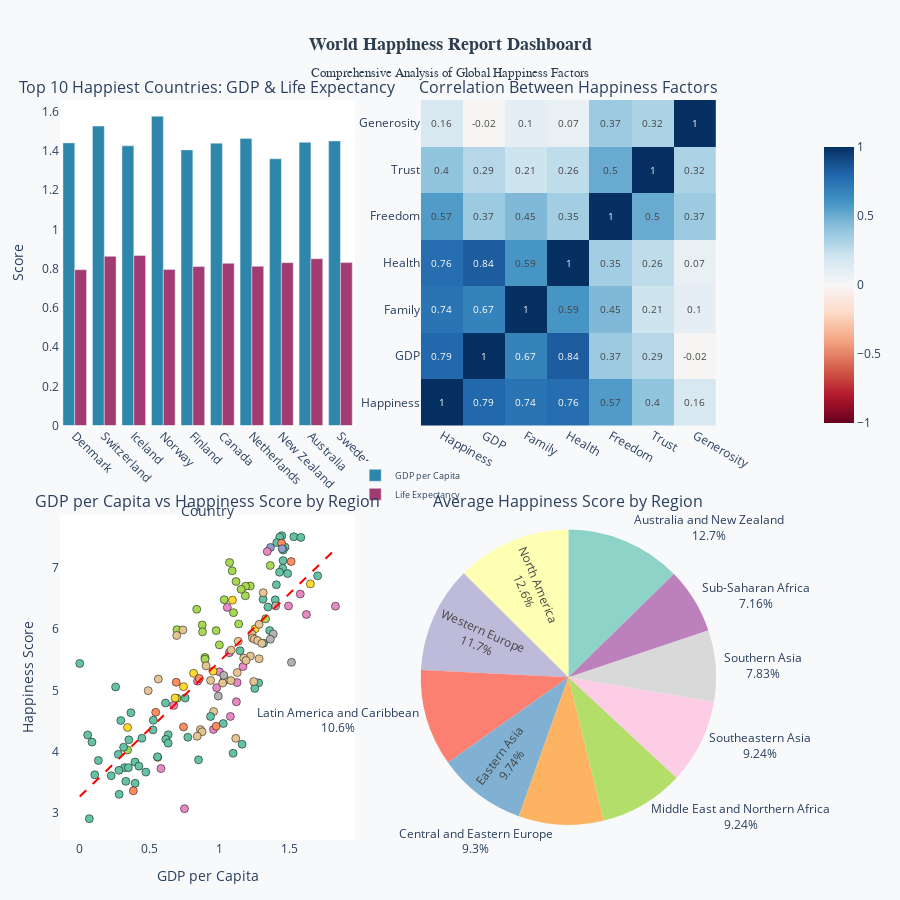

The notebook cell saved with this chart:
### Code cell
import pandas as pd
import plotly.graph_objects as go
from plotly.subplots import make_subplots
import plotly.express as px
import numpy as np

# Load cleaned dataset
df = pd.read_csv('world_happiness_report_cleaned.csv')

# Clean numeric columns - convert strings to NaN and then to numeric
numeric_columns = [
    'Happiness Score',
    'Economy (GDP per Capita)',
    'Family',
    'Health (Life Expectancy)',
    'Freedom',
    'Trust (Government Corruption)',
    'Generosity'
]

# Convert all numeric columns, replacing whitespace and invalid values with NaN
for col in numeric_columns:
    if col in df.columns:
        # Replace empty strings and whitespace with NaN
        df[col] = df[col].replace(r'^\s*$', np.nan, regex=True)
        # Convert to numeric, coercing errors to NaN
        df[col] = pd.to_numeric(df[col], errors='coerce')

# Drop rows with NaN values in critical columns
df = df.dropna(subset=numeric_columns)

print(f"Dataset loaded with {len(df)} valid records")
print(f"Data types:\n{df[numeric_columns].dtypes}\n")

# Create subplots
fig = make_subplots(
    rows=2, cols=2,
    subplot_titles=('Top 10 Happiest Countries: GDP & Life Expectancy',
                    'Correlation Between Happiness Factors',
                    'GDP per Capita vs Happiness Score by Region',
                    'Average Happiness Score by Region'),
    specs=[[{'type': 'bar'}, {'type': 'heatmap'}],
           [{'type': 'scatter'}, {'type': 'pie'}]],
    vertical_spacing=0.12,
    horizontal_spacing=0.10
)

# 1. Top 10 Countries Bar Chart
top_10 = df.nlargest(10, 'Happiness Score')
countries = top_10['Country'].values
gdp = top_10['Economy (GDP per Capita)'].values
life_exp = top_10['Health (Life Expectancy)'].values

fig.add_trace(
    go.Bar(name='GDP per Capita', x=countries, y=gdp, 
           marker_color='#2E86AB', showlegend=True),
    row=1, col=1
)
fig.add_trace(
    go.Bar(name='Life Expectancy', x=countries, y=life_exp, 
           marker_color='#A23B72', showlegend=True),
    row=1, col=1
)

# 2. Correlation Heatmap
correlation_columns = [
    'Happiness Score',
    'Economy (GDP per Capita)',
    'Family',
    'Health (Life Expectancy)',
    'Freedom',
    'Trust (Government Corruption)',
    'Generosity'
]
corr_matrix = df[correlation_columns].corr()

# Abbreviated labels for better display
short_labels = ['Happiness', 'GDP', 'Family', 'Health', 'Freedom', 'Trust', 'Generosity']

fig.add_trace(
    go.Heatmap(
        z=corr_matrix.values,
        x=short_labels,
        y=short_labels,
        colorscale='RdBu',
        zmid=0,
        text=corr_matrix.values.round(2),
        texttemplate='%{text}',
        textfont={"size": 10},
        colorbar=dict(x=1.15, len=0.4, y=0.75)
    ),
    row=1, col=2
)

# 3. Scatter Plot - GDP vs Happiness
regions = df['Region'].unique()
colors_scatter = px.colors.qualitative.Set2

for i, region in enumerate(regions):
    region_data = df[df['Region'] == region]
    fig.add_trace(
        go.Scatter(
            x=region_data['Economy (GDP per Capita)'],
            y=region_data['Happiness Score'],
            mode='markers',
            name=region,
            marker=dict(size=8, color=colors_scatter[i % len(colors_scatter)], 
                       line=dict(width=0.5, color='black')),
            showlegend=False
        ),
        row=2, col=1
    )

# Add trend line
z = np.polyfit(df['Economy (GDP per Capita)'], df['Happiness Score'], 1)
p = np.poly1d(z)
x_trend = np.linspace(df['Economy (GDP per Capita)'].min(), 
                      df['Economy (GDP per Capita)'].max(), 100)
fig.add_trace(
    go.Scatter(x=x_trend, y=p(x_trend), mode='lines',
               name='Trend', line=dict(color='red', dash='dash'),
               showlegend=False),
    row=2, col=1
)

# 4. Pie Chart - Happiness by Region
happiness_by_region = df.groupby('Region')['Happiness Score'].mean().sort_values(ascending=False)

fig.add_trace(
    go.Pie(
        labels=happiness_by_region.index,
        values=happiness_by_region.values,
        textinfo='label+percent',
        textposition='auto',
        marker=dict(colors=px.colors.qualitative.Set3),
        showlegend=False
    ),
    row=2, col=2
)

# Update layout
fig.update_xaxes(title_text="Country", tickangle=45, row=1, col=1)
fig.update_yaxes(title_text="Score", row=1, col=1)

fig.update_xaxes(title_text="GDP per Capita", row=2, col=1)
fig.update_yaxes(title_text="Happiness Score", row=2, col=1)

fig.update_layout(
    title={
        'text': '<b>World Happiness Report Dashboard</b><br><sub>Comprehensive Analysis of Global Happiness Factors</sub>',
        'x': 0.5,
        'xanchor': 'center',
        'font': {'size': 18, 'family': 'Arial Black', 'color': '#2c3e50'}
    },
    height=900,  # Fixed reasonable height
    showlegend=True,
    legend=dict(x=0.45, y=0.48, font=dict(size=9)),
    paper_bgcolor='#f8f9fa',
    plot_bgcolor='white',
    autosize=True,  # Enable responsive width
    margin=dict(l=60, r=60, t=100, b=60)  # Better margins
)

# Save dashboard
fig.write_html('world_happiness_dashboard.html')
print("Dashboard saved as 'world_happiness_dashboard.html'")

# Show dashboard
fig.show()

print("\n" + "="*80)
print("Dashboard created successfully!")
print("="*80)
print("The dashboard includes:")
print("1. Top 10 Happiest Countries (Bar Chart)")
print("2. Correlation Matrix of Happiness Factors (Heatmap)")
print("3. GDP vs Happiness by Region (Scatter Plot)")
print("4. Average Happiness by Region (Pie Chart)")
print("="*80)

### Figure 1 — Plotly figure (JSON) as saved in the notebook; plotly's stock layout.template omitted (floating-point values rounded to 4 significant figures)
{"data": [{"marker": {"color": "#2E86AB"}, "name": "GDP per Capita", "showlegend": true, "type": "bar", "x": ["Denmark", "Switzerland", "Iceland", "Norway", "Finland", "Canada", "Netherlands", "New Zealand", "Australia", "Sweden"], "xaxis": "x", "y": [1.442, 1.527, 1.427, 1.577, 1.406, 1.44, 1.465, 1.361, 1.444, 1.452], "yaxis": "y"}, {"marker": {"color": "#A23B72"}, "name": "Life Expectancy", "showlegend": true, "type": "bar", "x": ["Denmark", "Switzerland", "Iceland", "Norway", "Finland", "Canada", "Netherlands", "New Zealand", "Australia", "Sweden"], "xaxis": "x", "y": [0.795, 0.863, 0.8673, 0.7958, 0.8109, 0.8276, 0.8123, 0.831, 0.8512, 0.8312], "yaxis": "y"}, {"colorbar": {"len": 0.4, "x": 1.15, "y": 0.75}, "colorscale": [[0, "rgb(103,0,31)"], [0.1, "rgb(178,24,43)"], [0.2, "rgb(214,96,77)"], [0.3, "rgb(244,165,130)"], [0.4, "rgb(253,219,199)"], [0.5, "rgb(247,247,247)"], [0.6, "rgb(209,229,240)"], [0.7, "rgb(146,197,222)"], [0.8, "rgb(67,147,195)"], [0.9, "rgb(33,102,172)"], [1, "rgb(5,48,97)"]], "text": [[1, 0.79, 0.74, 0.76, 0.57, 0.4, 0.16], [0.79, 1, 0.67, 0.84, 0.37, 0.29, -0.02], [0.74, 0.67, 1, 0.59, 0.45, 0.21, 0.1], [0.76, 0.84, 0.59, 1, 0.35, 0.26, 0.07], [0.57, 0.37, 0.45, 0.35, 1, 0.5, 0.37], [0.4, 0.29, 0.21, 0.26, 0.5, 1, 0.32], [0.16, -0.02, 0.1, 0.07, 0.37, 0.32, 1]], "textfont": {"size": 10}, "texttemplate": "%{text}", "type": "heatmap", "x": ["Happiness", "GDP", "Family", "Health", "Freedom", "Trust", "Generosity"], "xaxis": "x2", "y": ["Happiness", "GDP", "Family", "Health", "Freedom", "Trust", "Generosity"], "yaxis": "y2", "z": [[1, 0.7931, 0.739, 0.7649, 0.5664, 0.4014, 0.1643], [0.7931, 1, 0.6743, 0.8352, 0.3687, 0.2901, -0.01561], [0.739, 0.6743, 1, 0.5902, 0.4488, 0.2092, 0.09536], [0.7649, 0.8352, 0.5902, 1, 0.3499, 0.2568, 0.07385], [0.5664, 0.3687, 0.4488, 0.3499, 1, 0.5046, 0.37], [0.4014, 0.2901, 0.2092, 0.2568, 0.5046, 1, 0.3184], [0.1643, -0.01561, 0.09536, 0.07385, 0.37, 0.3184, 1]], "zmid": 0}, {"marker": {"color": "rgb(102,194,165)", "line": {"color": "black", "width": 0.5}, "size": 8}, "mode": "markers", "name": "Western Europe", "showlegend": false, "type": "scatter", "x": [1.442, 1.527, 1.427, 1.577, 1.406, 1.465, 1.452, 1.45, 1.448, 1.425, 1.483, 1.698, 1.403, 1.308, 1.395, 1.343, 1.355, 1.311, 1.276, 1.249], "xaxis": "x3", "y": [7.526, 7.509, 7.501, 7.498, 7.413, 7.339, 7.291, 7.119, 6.994, 6.929, 6.907, 6.871, 6.725, 6.488, 6.478, 6.361, 5.977, 5.771, 5.123, 5.033], "yaxis": "y3"}, {"marker": {"color": "rgb(252,141,98)", "line": {"color": "black", "width": 0.5}, "size": 8}, "mode": "markers", "name": "North America", "showlegend": false, "type": "scatter", "x": [1.44, 1.508], "xaxis": "x3", "y": [7.404, 7.104], "yaxis": "y3"}, {"marker": {"color": "rgb(141,160,203)", "line": {"color": "black", "width": 0.5}, "size": 8}, "mode": "markers", "name": "Australia and New Zealand", "showlegend": false, "type": "scatter", "x": [1.361, 1.444], "xaxis": "x3", "y": [7.334, 7.313], "yaxis": "y3"}, {"marker": {"color": "rgb(231,138,195)", "line": {"color": "black", "width": 0.5}, "size": 8}, "mode": "markers", "name": "Middle East and Northern Africa", "showlegend": false, "type": "scatter", "x": [1.338, 1.574, 1.49, 1.824, 1.053, 1.617, 1.067, 1.165, 0.9967, 0.8406, 1.123, 0.9772, 1.118, 0.6702, 1.075, 0.9539, 0.5794, 0.7472], "xaxis": "x3", "y": [7.267, 6.573, 6.379, 6.375, 6.355, 6.239, 5.615, 5.389, 5.303, 5.151, 5.129, 5.045, 4.813, 4.754, 4.575, 4.362, 3.724, 3.069], "yaxis": "y3"}, {"marker": {"color": "rgb(166,216,84)", "line": {"color": "black", "width": 0.5}, "size": 8}, "mode": "markers", "name": "Latin America and Caribbean", "showlegend": false, "type": "scatter", "x": [1.069, 1.359, 1.088, 1.115, 1.217, 1.183, 1.151, 1.182, 1.03, 0.8345, 1.097, 1.326, 1.134, 0.8737, 0.6938, 0.9731, 0.8762, 0.996, 0.8937, 0.8933, 1.028, 0.6943, 0.341], "xaxis": "x3", "y": [7.087, 7.039, 6.952, 6.778, 6.705, 6.701, 6.65, 6.545, 6.481, 6.324, 6.269, 6.168, 6.084, 6.068, 5.992, 5.976, 5.956, 5.743, 5.538, 5.51, 5.155, 4.871, 4.028], "yaxis": "y3"}, {"marker": {"color": "rgb(255,217,47)", "line": {"color": "black", "width": 0.5}, "size": 8}, "mode": "markers", "name": "Southeastern Asia", "showlegend": false, "type": "scatter", "x": [1.646, 1.089, 1.251, 0.951, 0.8122, 0.7404, 0.6804, 0.3411, 0.556], "xaxis": "x3", "y": [6.739, 6.474, 6.005, 5.314, 5.279, 5.061, 4.876, 4.395, 3.907], "yaxis": "y3"}, {"marker": {"color": "rgb(229,196,148)", "line": {"color": "black", "width": 0.5}, "size": 8}, "mode": "markers", "name": "Central and Eastern Europe", "showlegend": false, "type": "scatter", "x": [1.309, 1.28, 0.7359, 1.229, 0.6918, 1.232, 1.246, 1.269, 1.131, 1.299, 1.08, 1.218, 1.17, 1.28, 1.186, 0.9014, 1.124, 0.5604, 1.034, 0.9338, 1.078, 1.241, 1.019, 0.4884, 0.9553, 0.8609, 0.8729, 0.8379, 1.113], "xaxis": "x3", "y": [6.596, 6.078, 5.987, 5.919, 5.897, 5.856, 5.835, 5.813, 5.802, 5.768, 5.658, 5.56, 5.528, 5.517, 5.488, 5.401, 5.291, 5.185, 5.177, 5.163, 5.161, 5.145, 5.121, 4.996, 4.655, 4.36, 4.324, 4.252, 4.217], "yaxis": "y3"}, {"marker": {"color": "rgb(179,179,179)", "line": {"color": "black", "width": 0.5}, "size": 8}, "mode": "markers", "name": "Eastern Asia", "showlegend": false, "type": "scatter", "x": [1.397, 1.38, 1.359, 1.511, 1.028, 0.9885], "xaxis": "x3", "y": [6.379, 5.921, 5.835, 5.458, 5.245, 4.907], "yaxis": "y3"}, {"marker": {"color": "rgb(102,194,165)", "line": {"color": "black", "width": 0.5}, "size": 8}, "mode": "markers", "name": "Sub-Saharan Africa", "showlegend": false, "type": "scatter", "x": [1.144, 0, 0.2556, 0.7522, 0.612, 0.3649, 0.9329, 0.525, 0.2928, 1.024, 0.5227, 0.6311, 0.05661, 0.7711, 0.4431, 0.6139, 0.3504, 0.08709, 0.6307, 1.159, 0.3129, 1.094, 0.2751, 0.5551, 0.8473, 0.1327, 0.3939, 0.4221, 0.32, 0.3472, 0.2795, 0.4716, 0.1071, 0.2241, 0.3285, 0.395, 0.2812, 0.06831], "xaxis": "x3", "y": [5.648, 5.44, 5.057, 4.875, 4.795, 4.635, 4.574, 4.513, 4.508, 4.459, 4.356, 4.276, 4.272, 4.236, 4.219, 4.201, 4.193, 4.156, 4.139, 4.121, 4.073, 3.974, 3.956, 3.916, 3.866, 3.856, 3.832, 3.763, 3.739, 3.739, 3.695, 3.666, 3.622, 3.607, 3.515, 3.484, 3.303, 2.905], "yaxis": "y3"}, {"marker": {"color": "rgb(252,141,98)", "line": {"color": "black", "width": 0.5}, "size": 8}, "mode": "markers", "name": "Southern Asia", "showlegend": false, "type": "scatter", "x": [0.8527, 0.6882, 0.5418, 0.9732, 0.7404, 0.3823], "xaxis": "x3", "y": [5.196, 5.132, 4.643, 4.415, 4.404, 3.36], "yaxis": "y3"}, {"line": {"color": "red", "dash": "dash"}, "mode": "lines", "name": "Trend", "showlegend": false, "type": "scatter", "x": [0, 0.01843, 0.03685, 0.05528, 0.07371, 0.09213, 0.1106, 0.129, 0.1474, 0.1658, 0.1843, 0.2027, 0.2211, 0.2396, 0.258, 0.2764, 0.2948, 0.3133, 0.3317, 0.3501, 0.3685, 0.387, 0.4054, 0.4238, 0.4422, 0.4607, 0.4791, 0.4975, 0.516, 0.5344, 0.5528, 0.5712, 0.5897, 0.6081, 0.6265, 0.6449, 0.6634, 0.6818, 0.7002, 0.7187, 0.7371, 0.7555, 0.7739, 0.7924, 0.8108, 0.8292, 0.8476, 0.8661, 0.8845, 0.9029, 0.9213, 0.9398, 0.9582, 0.9766, 0.9951, 1.013, 1.032, 1.05, 1.069, 1.087, 1.106, 1.124, 1.142, 1.161, 1.179, 1.198, 1.216, 1.235, 1.253, 1.271, 1.29, 1.308, 1.327, 1.345, 1.364, 1.382, 1.4, 1.419, 1.437, 1.456, 1.474, 1.493, 1.511, 1.529, 1.548, 1.566, 1.585, 1.603, 1.622, 1.64, 1.658, 1.677, 1.695, 1.714, 1.732, 1.751, 1.769, 1.787, 1.806, 1.824], "xaxis": "x3", "y": [3.266, 3.307, 3.348, 3.389, 3.43, 3.47, 3.511, 3.552, 3.593, 3.634, 3.675, 3.715, 3.756, 3.797, 3.838, 3.879, 3.919, 3.96, 4.001, 4.042, 4.083, 4.124, 4.164, 4.205, 4.246, 4.287, 4.328, 4.368, 4.409, 4.45, 4.491, 4.532, 4.573, 4.613, 4.654, 4.695, 4.736, 4.777, 4.817, 4.858, 4.899, 4.94, 4.981, 5.022, 5.062, 5.103, 5.144, 5.185, 5.226, 5.266, 5.307, 5.348, 5.389, 5.43, 5.47, 5.511, 5.552, 5.593, 5.634, 5.675, 5.715, 5.756, 5.797, 5.838, 5.879, 5.919, 5.96, 6.001, 6.042, 6.083, 6.124, 6.164, 6.205, 6.246, 6.287, 6.328, 6.368, 6.409, 6.45, 6.491, 6.532, 6.573, 6.613, 6.654, 6.695, 6.736, 6.777, 6.817, 6.858, 6.899, 6.94, 6.981, 7.022, 7.062, 7.103, 7.144, 7.185, 7.226, 7.266, 7.307], "yaxis": "y3"}, {"domain": {"x": [0.55, 1], "y": [0, 0.44]}, "labels": ["Australia and New Zealand", "North America", "Western Europe", "Latin America and Caribbean", "Eastern Asia", "Central and Eastern Europe", "Middle East and Northern Africa", "Southeastern Asia", "Southern Asia", "Sub-Saharan Africa"], "marker": {"colors": ["rgb(141,211,199)", "rgb(255,255,179)", "rgb(190,186,218)", "rgb(251,128,114)", "rgb(128,177,211)", "rgb(253,180,98)", "rgb(179,222,105)", "rgb(252,205,229)", "rgb(217,217,217)", "rgb(188,128,189)", "rgb(204,235,197)", "rgb(255,237,111)"]}, "showlegend": false, "textinfo": "label+percent", "textposition": "auto", "type": "pie", "values": [7.323, 7.254, 6.743, 6.114, 5.624, 5.371, 5.34, 5.339, 4.525, 4.136]}], "layout": {"annotations": [{"font": {"size": 16}, "showarrow": false, "text": "Top 10 Happiest Countries: GDP & Life Expectancy", "x": 0.225, "xanchor": "center", "xref": "paper", "y": 1, "yanchor": "bottom", "yref": "paper"}, {"font": {"size": 16}, "showarrow": false, "text": "Correlation Between Happiness Factors", "x": 0.775, "xanchor": "center", "xref": "paper", "y": 1, "yanchor": "bottom", "yref": "paper"}, {"font": {"size": 16}, "showarrow": false, "text": "GDP per Capita vs Happiness Score by Region", "x": 0.225, "xanchor": "center", "xref": "paper", "y": 0.44, "yanchor": "bottom", "yref": "paper"}, {"font": {"size": 16}, "showarrow": false, "text": "Average Happiness Score by Region", "x": 0.775, "xanchor": "center", "xref": "paper", "y": 0.44, "yanchor": "bottom", "yref": "paper"}], "autosize": true, "height": 900, "legend": {"font": {"size": 9}, "x": 0.45, "y": 0.48}, "margin": {"b": 60, "l": 60, "r": 60, "t": 100}, "paper_bgcolor": "#f8f9fa", "plot_bgcolor": "white", "showlegend": true, "title": {"font": {"color": "#2c3e50", "family": "Arial Black", "size": 18}, "text": "<b>World Happiness Report Dashboard</b><br><sub>Comprehensive Analysis of Global Happiness Factors</sub>", "x": 0.5, "xanchor": "center"}, "xaxis": {"anchor": "y", "domain": [0, 0.45], "tickangle": 45, "title": {"text": "Country"}}, "xaxis2": {"anchor": "y2", "domain": [0.55, 1]}, "xaxis3": {"anchor": "y3", "domain": [0, 0.45], "title": {"text": "GDP per Capita"}}, "yaxis": {"anchor": "x", "domain": [0.56, 1], "title": {"text": "Score"}}, "yaxis2": {"anchor": "x2", "domain": [0.56, 1]}, "yaxis3": {"anchor": "x3", "domain": [0, 0.44], "title": {"text": "Happiness Score"}}}}
